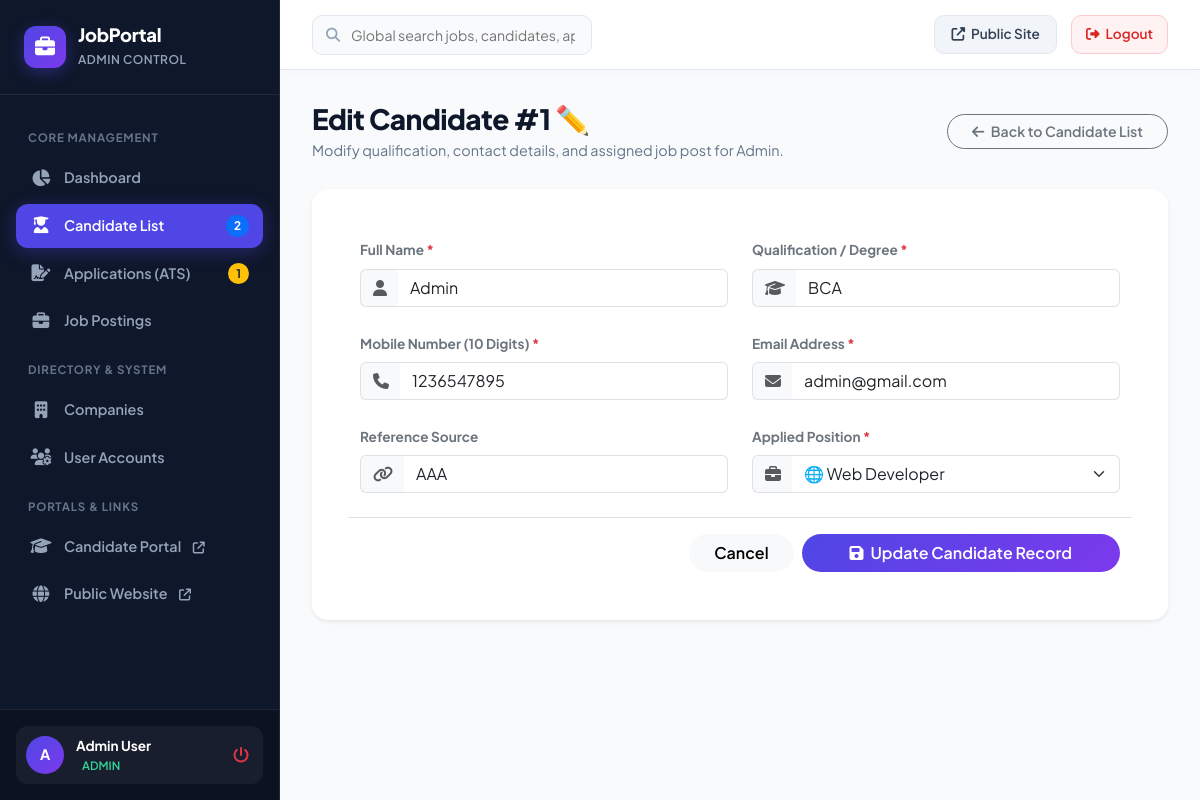
Page /admin/candidate_edit.php?id=1 (signed in) on the committed database.
### tables this page shows
CREATE TABLE `jobregistration` (
  `id` int(255) NOT NULL,
  `name` varchar(255) NOT NULL,
  `degree` varchar(255) NOT NULL,
  `mobile` varchar(255) NOT NULL,
  `email` varchar(255) NOT NULL,
  `refer` varchar(255) NOT NULL,
  `jobpost` varchar(255) NOT NULL
);

### admin/candidate_edit.php (the view, shortened to what this page needs)
<?php
require_once __DIR__ . '/auth_check.php';
$ids = isset($_GET['id']) ? (int)$_GET['id'] : (isset($_POST['id']) ? (int)$_POST['id'] : 0);
$showquery = "SELECT * FROM jobregistration WHERE id = ?";
$showstmt = mysqli_prepare($con, $showquery);
if ($showstmt) {
    mysqli_stmt_bind_param($showstmt, "i", $ids);
    mysqli_stmt_execute($showstmt);
    $result = mysqli_stmt_get_result($showstmt);
    $arrdata = mysqli_fetch_assoc($result);
} else {
    $_SESSION['admin_error'] = 'Database error while fetching candidate record.';
    header('Location: candidates.php');
    exit();
}
require_once __DIR__ . '/includes/header.php';
?>
<div class="page-header-box">
    <div class="page-header-title">
        <h1>Edit Candidate #<?php echo $ids; ?> ✏️</h1>
        <p>Modify qualification, contact details, and assigned job post for <?php echo htmlspecialchars($arrdata['name']); ?>.</p>
    </div>
    <div>
        <a href="candidates.php" class="btn btn-outline-secondary rounded-pill px-4 fw-semibold" style="font-size: 0.88rem;">
            <i class="fas fa-arrow-left me-1"></i> Back to Candidate List
        </a>
    </div>
</div>
<div class="card border-0 rounded-4 shadow-sm">
    <div class="card-body p-4 p-md-5">
        <form method="POST" action="candidate_edit.php?id=<?php echo $ids; ?>">
            <div class="row g-4">
                <div class="col-md-6">
                    <label for="name" class="form-label fw-bold text-secondary" style="font-size: 0.85rem;">Full Name <span class="text-danger">*</span></label>
                    <div class="input-group">
                        <span class="input-group-text bg-light border-end-0"><i class="fas fa-user text-muted"></i></span>
                        <input type="text" class="form-control border-start-0" id="name" name="name" value="<?php echo htmlspecialchars($arrdata['name']); ?>" required>
                    </div>
                </div>
                <div class="col-md-6">
                    <label for="qualification" class="form-label fw-bold text-secondary" style="font-size: 0.85rem;">Qualification / Degree <span class="text-danger">*</span></label>
                    <div class="input-group">
                        <span class="input-group-text bg-light border-end-0"><i class="fas fa-graduation-cap text-muted"></i></span>
                        <input type="text" class="form-control border-start-0" id="qualification" name="qualification" value="<?php echo htmlspecialchars($arrdata['degree']); ?>" required>
                    </div>
                </div>
                <div class="col-md-6">
                    <label for="mobile" class="form-label fw-bold text-secondary" style="font-size: 0.85rem;">Mobile Number (10 Digits) <span class="text-danger">*</span></label>
                    <div class="input-group">
                        <span class="input-group-text bg-light border-end-0"><i class="fas fa-phone text-muted"></i></span>
                        <input type="tel" class="form-control border-start-0" id="mobile" name="mobile" pattern="[0-9]{10}" value="<?php echo htmlspecialchars($arrdata['mobile']); ?>" required>
                    </div>
                </div>
                <div class="col-md-6">
                    <label for="email" class="form-label fw-bold text-secondary" style="font-size: 0.85rem;">Email Address <span class="text-danger">*</span></label>
                    <div class="input-group">
                        <span class="input-group-text bg-light border-end-0"><i class="fas fa-envelope text-muted"></i></span>
                        <input type="email" class="form-control border-start-0" id="email" name="email" value="<?php echo htmlspecialchars($arrdata['email']); ?>" required>
                    </div>
                </div>
                <div class="col-md-6">
                    <label for="refer" class="form-label fw-bold text-secondary" style="font-size: 0.85rem;">Reference Source</label>
                    <div class="input-group">
                        <span class="input-group-text bg-light border-end-0"><i class="fas fa-link text-muted"></i></span>
                        <input type="text" class="form-control border-start-0" id="refer" name="refer" value="<?php echo htmlspecialchars($arrdata['refer']); ?>">
                    </div>
                </div>
                <div class="col-md-6">
                    <label for="job_position" class="form-label fw-bold text-secondary" style="font-size: 0.85rem;">Applied Position <span class="text-danger">*</span></label>
                    <div class="input-group">
                        <span class="input-group-text bg-light border-end-0"><i class="fas fa-briefcase text-muted"></i></span>
                        <select class="form-select border-start-0" id="job_position" name="job_position" required>
                            <option value="Web Developer" <?php echo ($arrdata['jobpost'] === 'Web Developer') ? 'selected' : ''; ?>>🌐 Web Developer</option>
                        </select>
                    </div>
                </div>
                <div class="col-12 mt-4 pt-3 border-top d-flex justify-content-end gap-2">
                    <a href="candidates.php" class="btn btn-light rounded-pill px-4 fw-semibold">Cancel</a>
                    <button type="submit" name="submit" class="btn btn-primary rounded-pill px-5 fw-semibold" style="background: var(--primary-gradient); border: none;">
                        <i class="fas fa-save me-1"></i> Update Candidate Record
                    </button>
                </div>
            </div>
        </form>
    </div>
</div>
<?php require_once __DIR__ . '/includes/footer.php'; ?>

### admin/includes/header.php (style rules this page uses)
:root { --sidebar-bg: #0f172a; --sidebar-hover: #1e293b; --sidebar-active: #4f46e5; --primary: #4f46e5; --primary-hover: #4338ca; --primary-light: rgba(79, 70, 229, 0.1); --primary-gradient: linear-gradient(135deg, #4f46e5 0%, #7c3aed 100%); --bg-body: #f8fafc; --card-bg: #ffffff; --border-color: #e2e8f0; --text-main: #0f172a; --text-muted: #64748b; --success: #10b981; --warning: #f59e0b; --danger: #ef4444; --info: #06b6d4; --radius-md: 14px; --radius-lg: 20px; --shadow-subtle: 0 4px 20px -2px rgba(0, 0, 0, 0.05); --shadow-card: 0 10px 30px -5px rgba(0, 0, 0, 0.06); }
* { margin: 0; padding: 0; box-sizing: border-box; }
body { font-family: 'Plus Jakarta Sans', -apple-system, BlinkMacSystemFont, sans-serif; background-color: var(--bg-body); color: var(--text-main); min-height: 100vh; display: flex; overflow-x: hidden; }
.page-header-box { display: flex; align-items: center; justify-content: space-between; flex-wrap: wrap; gap: 16px; margin-bottom: 28px; }
.page-header-title h1 { font-size: 1.75rem; font-weight: 800; color: #0f172a; letter-spacing: -0.5px; margin-bottom: 4px; }
.page-header-title p { color: var(--text-muted); font-size: 0.9rem; margin: 0; }

### rows in the picture
jobregistration: name "Admin", qualification "BCA", mobile "1236547895", email "admin@gmail.com", refer "AAA", job_position "🌐 Web Developer"

### other values in the picture
$totalCandidatesCount "2"
$pendingAppsCount "1"
substr($admin_user_name ?? 'A', 0, 1) "A"
$admin_user_name "Admin User"
$ids "1"
